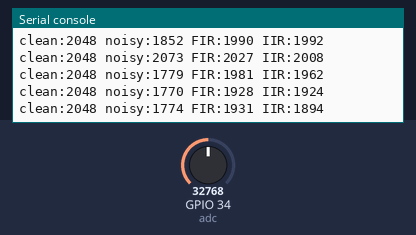
Recording of a program running on a simulated ESP32 board running MicroPython. On the bench: the last lines printed to the serial console. Wiring (from the project's diagram.json): potentiometer on GPIO 34. The inputs (shaded band) are chosen by the test bench; at power-on: GPIO 34 (adc) = 32768 (analog values on the 0–65535 scale). Random numbers come from a fixed seed.

Above: at 1.2 s.
1.3 s: GPIO 34 (adc) set to 19660
At 1.48 s:
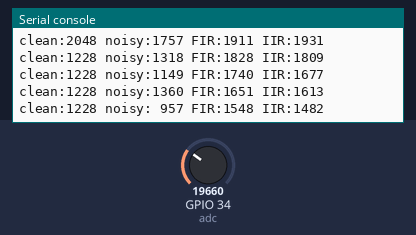
3.5 s: GPIO 34 (adc) set to 7864
At 3.55 s:
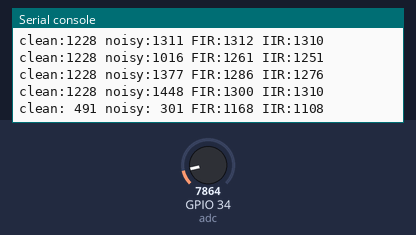
5.0 s: GPIO 34 (adc) set to 0
At 5.02 s:
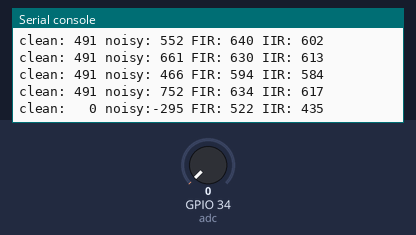
6.5 s: GPIO 34 (adc) set to 32767
At 6.54 s:
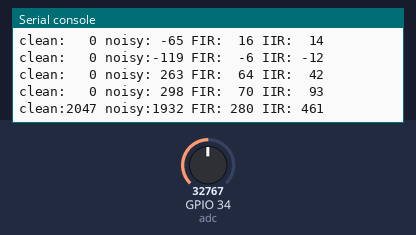
Timing chart, 0 to 9.0 s (numbered marks = the images above; inputs shaded):
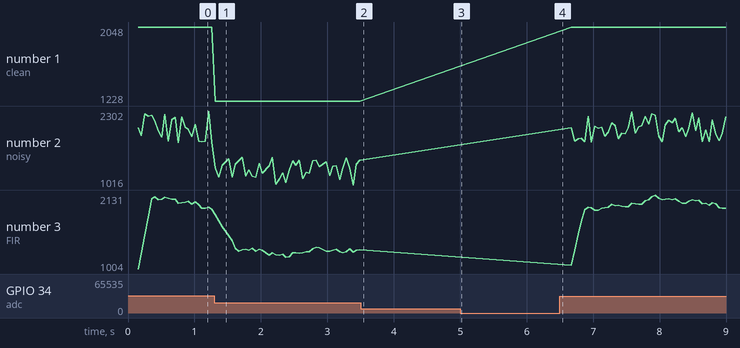

Measured:
- after the input at 1.3 s, the serial console: prints a new line at once (image 1)
- plotted number 1: 2048 → 1228 after the input at 1.3 s
- plotted number 2: 1757 → 1448 after the input at 1.3 s
- plotted number 3: 1911 → 1300 after the input at 1.3 s

The program:

main.py
```python
# ECE 3 - Digital filters: moving average (FIR) vs exponential (IIR)
# The potentiometer on GPIO 34 gives a clean signal. We add noise in software,
# then compare two classic filters from your DSP course.
from machine import Pin, ADC
import time, random

adc = ADC(Pin(34))
adc.atten(ADC.ATTN_11DB)

NOISE = 300              # +/- ADC counts of added noise (try 0, 100, 600)
M = 8                    # moving-average length = number of FIR taps
ALPHA = 0.2              # IIR smoothing factor, 0 < ALPHA <= 1

buf = [0] * M
idx = 0
iir = None
while True:
    clean = adc.read_u16() >> 4                          # 0 ... 4095
    x = clean + random.randint(-NOISE, NOISE)            # noisy sample x[n]
    buf[idx] = x
    idx = (idx + 1) % M
    fir = sum(buf) // M                                  # y[n] = (x[n] + ... + x[n-M+1]) / M
    iir = x if iir is None else iir + ALPHA * (x - iir)  # y[n] = y[n-1] + a(x[n] - y[n-1])
    print("clean:%4d noisy:%4d FIR:%4d IIR:%4d" % (clean, x, fir, int(iir)))
    time.sleep_ms(50)                                    # 20 samples per second
```
